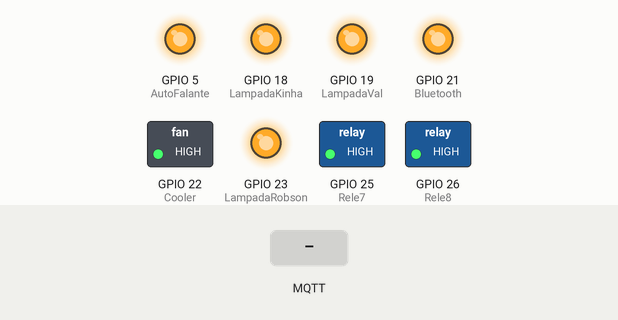
This sketch was run on a simulated ESP32. On the bench: switched loads named in the sketch (green lamp = pin HIGH), output pins drawn as LEDs (lit = HIGH). The test bench sets the inputs (shaded band). WiFi joins after 1.5 s; servers stay silent unless stated; random numbers use the default seed unless the sketch sets one; no MQTT or app messages arrive unless stated; what the sketch prints to the serial monitor is not drawn.

Above: at 2.7 s.
2.8 s: MQTT message "0" arrives on the first subscribed topic
At 3.9 s:
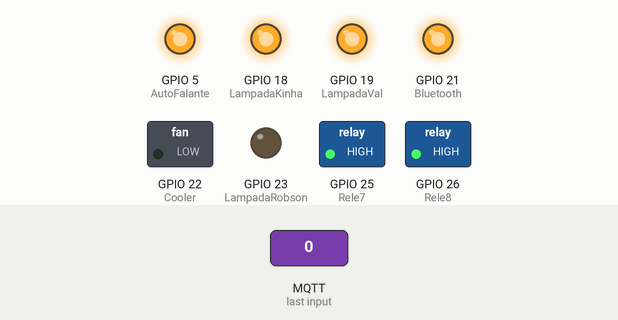
4.3 s: MQTT message "1" arrives on the first subscribed topic
At 5.2 s:
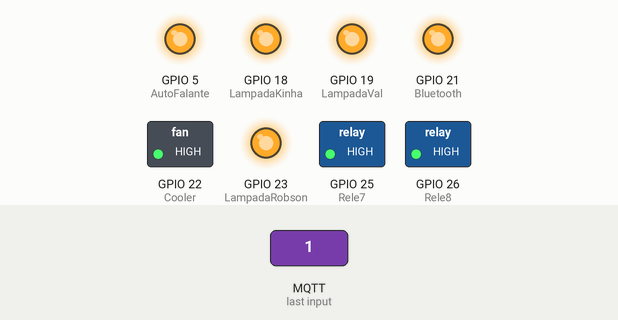
Timing chart, 0 to 7.3 s (numbered marks = the images above; inputs shaded):
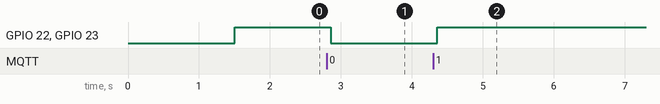

The sketch:

ESP32_e_Google_Assistant.ino
```cpp
#include "esp_adc_cal.h"
#include <WiFi.h>
#include <PubSubClient.h>

#define LampadaRobson 23
#define Cooler 22
#define Bluetooth 21
#define LampadaVal 19
#define LampadaKinha 18
#define AutoFalante  5
#define Rele7 25
#define Rele8 26

/* Definições do Estado do RELÉ */
int toggleState_1  = 1; //Defina o número inteiro para lembrar o estado de alternância para o Relé 1
int toggleState_2  = 1; //Defina o número inteiro para lembrar o estado de alternância para o Relé 2
int toggleState_3  = 1; //Defina o número inteiro para lembrar o estado de alternância para o Relé 3
int toggleState_4  = 1; //Defina o número inteiro para lembrar o estado de alternância para o Relé 5
int toggleState_5  = 1; //Defina o número inteiro para lembrar o estado de alternância para o Relé 5

// WiFi Credentials
const char* ssid     =  "RVR 2,4GHz";
const char* password =  "RodrigoValRobson2021";

// MQTT client
WiFiClient wifiClient;
PubSubClient mqttClient(wifiClient);
char *mqttServer = "broker.hivemq.com";
int mqttPort = 1883;
//const char* mqttUser = "RobsonBrasil";
//const char* mqttPassword = "@Lobo#Alfa@";

/* Setup Function for WiFi Connection */
void connectToWiFi() {
  Serial.print("Conectado a    ");

  WiFi.begin(ssid, password);
  Serial.println(ssid);
  while (WiFi.status() != WL_CONNECTED) {
    Serial.print(".");
    delay(500);
  }
  Serial.print("Conectado.");
}

/* Setup Function for MQTT Communication */
void setupMQTT() {
  mqttClient.setServer(mqttServer, mqttPort);
  // define a função de retorno de chamada
  mqttClient.setCallback(callback);
}


/* Setup function, runs once */
void setup() {
  // Start serial communication
  Serial.begin(115200);

  //Comms setup
  connectToWiFi();
  setupMQTT();

  //LED Output
  pinMode(LampadaRobson, OUTPUT);
  digitalWrite(LampadaRobson, HIGH);

  pinMode(Cooler, OUTPUT);
  digitalWrite(Cooler, HIGH);

  pinMode(Bluetooth, OUTPUT);
  digitalWrite(Bluetooth, HIGH);

  pinMode(LampadaVal, OUTPUT);
  digitalWrite(LampadaVal, HIGH);

  pinMode(LampadaKinha, OUTPUT);
  digitalWrite(LampadaKinha, HIGH);

  pinMode(AutoFalante, OUTPUT);
  digitalWrite(AutoFalante, HIGH);

  pinMode(Rele7, OUTPUT);
  digitalWrite(Rele7, HIGH);

  pinMode(Rele8, OUTPUT);
  digitalWrite(Rele8, HIGH);

}

/* MQTT Reconnect Function */
void reconnect() {
  Serial.println("Conectando ao MQTT Broker...");
  while (!mqttClient.connected()) {
      Serial.println("Reconectando ao MQTT Broker..");
      String clientId = "ESP32ClientGoogleAssistant";
      clientId += String(random(0xffff), HEX);
      if (mqttClient.connect(clientId.c_str())) {
        Serial.println("Connected.");
        // inscreva-se no tópico
        mqttClient.subscribe("ESP32-MinhaCasa/Lampada/LigarLampadaQuartoRobson");
      }
  }
  while (!mqttClient.connected()) {
      Serial.println("Reconectando ao MQTT Broker..");
      String clientId = "ESP32ClientGoogleAssistant";
      clientId += String(random(0xffff), HEX);
      if (mqttClient.connect(clientId.c_str())) {
        Serial.println("Connected.");
        // inscreva-se no tópico
        mqttClient.subscribe("ESP32-MinhaCasa/Cooler/LigarCoolerQuartoRobson");
      }
  }
/*
  while (!mqttClient.connected()) {
      Serial.println("Reconectando ao MQTT Broker..");
      String clientId = "ESP32ClientGoogleAssistant";
      clientId += String(random(0xffff), HEX);
      if (mqttClient.connect(clientId.c_str())) {
        Serial.println("Connected.");
        // inscreva-se no tópico
        mqttClient.subscribe("/ESP32-MinhaCasa/LigarBluetoothQuartoRobson");
      }
  }
  while (!mqttClient.connected()) {
      Serial.println("Reconectando ao MQTT Broker..");
      String clientId = "ESP32ClientGoogleAssistant";
      clientId += String(random(0xffff), HEX);
      if (mqttClient.connect(clientId.c_str())) {
        Serial.println("Connected.");
        // inscreva-se no tópico
        mqttClient.subscribe("/ESP32-MinhaCasa/LigarLampadaQuartoVal");
      }
  }
  while (!mqttClient.connected()) {
      Serial.println("Reconectando ao MQTT Broker..");
      String clientId = "ESP32ClientGoogleAssistant";
      clientId += String(random(0xffff), HEX);
      if (mqttClient.connect(clientId.c_str())) {
        Serial.println("Connected.");
        // inscreva-se no tópico
        mqttClient.subscribe("/ESP32-MinhaCasa/LigarLampadaQuartoKinha");
      }
  }
  while (!mqttClient.connected()) {
      Serial.println("Reconectando ao MQTT Broker..");
      String clientId = "ESP32ClientGoogleAssistant";
      clientId += String(random(0xffff), HEX);
      if (mqttClient.connect(clientId.c_str())) {
        Serial.println("Connected.");
        // inscreva-se no tópico
        mqttClient.subscribe("/ESP32-MinhaCasa/LigarAutoFalanteQuartoRobson");
      }
  }
  while (!mqttClient.connected()) {
      Serial.println("Reconectando ao MQTT Broker..");
      String clientId = "ESP32ClientGoogleAssistant";
      clientId += String(random(0xffff), HEX);
      if (mqttClient.connect(clientId.c_str())) {
        Serial.println("Connected.");
        // inscreva-se no tópico
        mqttClient.subscribe("/ESP32-MinhaCasa/LigarRelé7QuartoRobson");
      }
  }
  while (!mqttClient.connected()) {
      Serial.println("Reconectando ao MQTT Broker..");
      String clientId = "ESP32ClientGoogleAssistant";
      clientId += String(random(0xffff), HEX);
      if (mqttClient.connect(clientId.c_str())) {
        Serial.println("Connected.");
        // inscreva-se no tópico
        mqttClient.subscribe("/ESP32-MinhaCasa/LigarRele8QuartoRobson");
      }
  }*/
}

/* MQTT Callback (Subscriber) Function */
void callback(char* topic, byte* payload, unsigned int length) {

  Serial.print("Message arrived in topic: ");
  Serial.println(topic);

   {
    for (int i = 0; i < length; i++) {
    Serial.print((char)payload[i]);
    }
      if (payload[0] == '1'){
      digitalWrite(LampadaRobson, HIGH);
    }
    else if (payload[0] == '0'){
      digitalWrite(LampadaRobson, LOW);
        }
  }
   {
    for (int i = 0; i < length; i++) {
    Serial.print((char)payload[i]);
    }
    if (payload[0] == '1'){
      digitalWrite(Cooler, HIGH);
    }
    else if (payload[0] == '0'){
      digitalWrite(Cooler, LOW);
        }
  }
}

void relayOnOff(int relay){

    switch(relay){
      case 1:
             if(toggleState_1 == 1){
              digitalWrite(LampadaRobson, LOW); // Relé 1 Ligado
              toggleState_1 = 0;
//              Serial.println("Device1 ON");
              }
             else{
              digitalWrite(LampadaRobson, HIGH); // Relé 1 Desligado
              toggleState_1 = 1;
//              Serial.println("Device1 OFF");
              }
             delay(1);
      break;
      case 2:
             if(toggleState_2 == 1){
              digitalWrite(Cooler, LOW); // Relé 2 Ligado
              toggleState_2 = 0;
//              Serial.println("Device2 ON");
              }
             else{
              digitalWrite(Cooler, HIGH); // Relé 2 Desligado
              toggleState_2 = 1;
//              Serial.println("Device2 OFF");
              }
             delay(1);
      break;
      case 3:
             if(toggleState_3 == 1){
              digitalWrite(Bluetooth, LOW); // Relé 3 Ligado
              toggleState_3 = 0;
//              Serial.println("Device3 ON");
              }
             else{
              digitalWrite(Bluetooth, HIGH); // Relé 3 Desligado
              toggleState_3 = 1;
//              Serial.println("Device3 OFF");
              }
             delay(1);
      break;
      case 4:
             if(toggleState_4 == 1){
              digitalWrite(LampadaVal, LOW); // Relé 4 Ligado
              toggleState_4 = 0;
//              Serial.println("Device4 ON");
              }
             else{
              digitalWrite(LampadaVal, HIGH); // Relé 4 Desligado
              toggleState_4 = 1;
//              Serial.println("Device4 OFF");
              }
             delay(1);
      break;
      case 5:
             if(toggleState_5 == 1){
              digitalWrite(LampadaKinha, LOW); // Relé 5 Ligado
              toggleState_5 = 0;
//              Serial.println("Device5 ON");
              }
             else{
              digitalWrite(LampadaKinha, HIGH); // Relé 5 Desligado
              toggleState_5 = 1;
//              Serial.println("Device5 OFF");
              }
             delay(1);
      break;
      default : break;
      }
}
  /*
  for (int i = 0; i < length; i++) {
    Serial.print((char)payload[i]);
    if((char)payload[i] == '1'){
      digitalWrite(Bluetooth, HIGH);
    }
    else{
      digitalWrite(Bluetooth, LOW);
        }
  }
  for (int i = 0; i < length; i++) {
    Serial.print((char)payload[i]);
    if((char)payload[i] == '1'){
      digitalWrite(LampadaVal, HIGH);
    }
    else{
      digitalWrite(LampadaVal, LOW);
        }
      }
  for (int i = 0; i < length; i++) {
    Serial.print((char)payload[i]);
    if((char)payload[i] == '1'){
      digitalWrite(LampadaKinha, HIGH);
    }
    else{
      digitalWrite(LampadaKinha, LOW);
        }
  }
  for (int i = 0; i < length; i++) {
    Serial.print((char)payload[i]);
    if((char)payload[i] == '1'){
      digitalWrite(AutoFalante, HIGH);
    }
    else{
      digitalWrite(AutoFalante, LOW);
        }
  }
  for (int i = 0; i < length; i++) {
    Serial.print((char)payload[i]);
    if((char)payload[i] == '1'){
      digitalWrite(Rele7, HIGH);
    }
    else{
      digitalWrite(Rele7, LOW);
        }
  }
  for (int i = 0; i < length; i++) {
    Serial.print((char)payload[i]);
    if((char)payload[i] == '1'){
      digitalWrite(Rele8, HIGH);
    }
    else{
      digitalWrite(Rele8, LOW);
        }
  }*/

void loop() {
  if (!mqttClient.connected())
    reconnect();
  mqttClient.loop();
  delay(100);
}
```

Measured:
- after the input at 2.8 s, GPIO 22 (Cooler), GPIO 23 (LampadaRobson): HIGH → LOW after 0.06 s
- after the input at 4.3 s, GPIO 22 (Cooler), GPIO 23 (LampadaRobson): LOW → HIGH after 0.06 s
